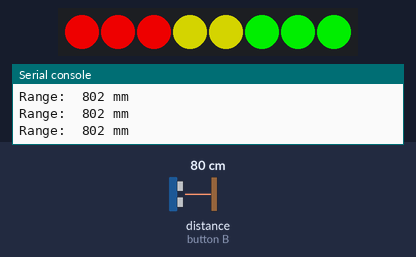
Bench run of a program on a simulated BBC micro:bit running MicroPython. On the bench: 8 RGB LEDs in strip order, left to right, the last lines printed to the serial console. The inputs (shaded band) are chosen by the test bench; at power-on: distance to the obstacle (sensor on button B) 80 cm. The echo pulse lasts 58.3 µs per cm.

Above: at 1.2 s.
1.3 s: distance to the obstacle (sensor on button B) set to 2 cm
At 2.0 s:
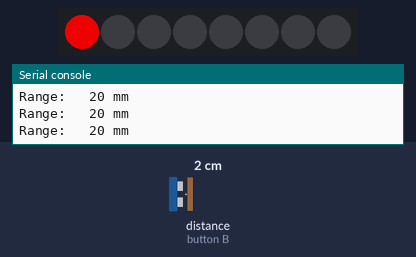
2.8 s: distance to the obstacle (sensor on button B) set to 35 cm
At 4.1 s:
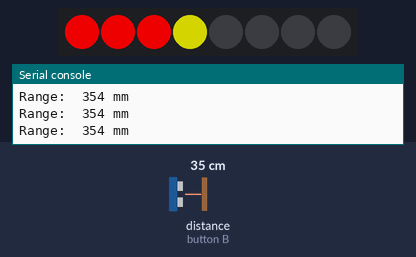
4.4 s: distance to the obstacle (sensor on button B) set to 60 cm
At 5.5 s:
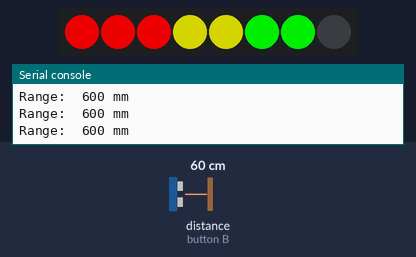
6.0 s: distance to the obstacle (sensor on button B) set to 4 cm
At 6.9 s:
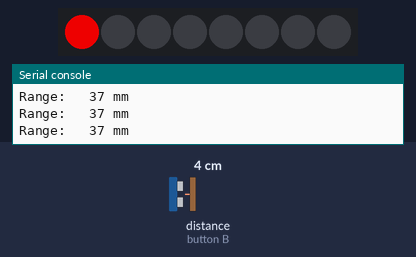
Timing chart, 0 to 8.6 s (numbered marks = the images above; inputs shaded):
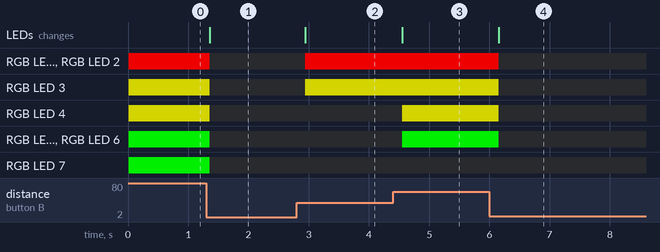

The program:

main.py
```python
from microbit import *
from utime import sleep_ms
from SONAR_sensor import *
from neopixel import NeoPixel


hc = SONAR_sensor()
np = NeoPixel(pin0, 8)


def clear_neopixel():
    for i in range (-1, 8):
        np[i] = (0, 0, 0)
        np.show()


while(True):
    r = hc.get_range()
    print("Range: " + str("%4u" %r) + " mm")

    if((r > 0) and (r < 100)):
        clear_neopixel()
        np[0] = (200, 0, 0)

    elif((r >= 100) and (r < 200)):
        clear_neopixel()
        np[0] = (200, 0, 0)
        np[1] = (200, 0, 0)

    elif((r >= 200) and (r < 300)):
        clear_neopixel()
        np[0] = (200, 0, 0)
        np[1] = (200, 0, 0)
        np[2] = (200, 0, 0)

    elif((r >= 300) and (r < 400)):
        clear_neopixel()
        np[0] = (200, 0, 0)
        np[1] = (200, 0, 0)
        np[2] = (200, 0, 0)
        np[3] = (128, 128, 0)

    elif((r >= 400) and (r < 500)):
        clear_neopixel()
        np[0] = (200, 0, 0)
        np[1] = (200, 0, 0)
        np[2] = (200, 0, 0)
        np[3] = (128, 128, 0)
        np[4] = (128, 128, 0)

    elif((r >= 500) and (r < 600)):
        clear_neopixel()
        np[0] = (200, 0, 0)
        np[1] = (200, 0, 0)
        np[2] = (200, 0, 0)
        np[3] = (128, 128, 0)
        np[4] = (128, 128, 0)
        np[5] = (0, 200, 0)

    elif((r >= 600) and (r < 700)):
        clear_neopixel()
        np[0] = (200, 0, 0)
        np[1] = (200, 0, 0)
        np[2] = (200, 0, 0)
        np[3] = (128, 128, 0)
        np[4] = (128, 128, 0)
        np[5] = (0, 200, 0)
        np[6] = (0, 200, 0)

    elif(r >= 800):
        clear_neopixel()
        np[0] = (200, 0, 0)
        np[1] = (200, 0, 0)
        np[2] = (200, 0, 0)
        np[3] = (128, 128, 0)
        np[4] = (128, 128, 0)
        np[5] = (0, 200, 0)
        np[6] = (0, 200, 0)
        np[7] = (0, 200, 0)

    else:
        clear_neopixel()

    np.show()
    sleep_ms(260)
```

SONAR_sensor.py
```python
from machine import *
from microbit import *
from micropython import const
from utime import sleep_us, ticks_us


TIMEOUT_US = const(38000)


class SONAR_sensor():

    def __init__(self, echo_pin = pin11, trigger_pin = pin12, trigger_time_us = 20, timeout = TIMEOUT_US, scaling_factor = 5.8):
       self.trigger_pin = trigger_pin
       self.echo_pin = echo_pin
       self.trigger_time = trigger_time_us
       self.timeout = timeout
       self.scaling_factor = scaling_factor
       display.off()
       self.trigger_pin.write_digital(0)


    def get_range(self):
        d = 0
        t1 = 0
        t2 = 0
        cnt = 0

        self.trigger_pin.write_digital(1)
        sleep_us(self.trigger_time)
        self.trigger_pin.write_digital(0)

        cnt = self.timeout
        while((cnt > 0) and (self.echo_pin.read_digital() == False)):
            cnt += 1
            sleep_us(1)

        t1 = ticks_us()

        cnt = self.timeout
        while((cnt > 0) and (self.echo_pin.read_digital() == True)):
            cnt += 1
            sleep_us(1)

        t2 = ticks_us()

        d = (t2 - t1)

        if(d < 0):
            d  = 0

        d = int(d / self.scaling_factor)

        return d
```

Measured:
- after the input at 1.3 s, RGB LED 1, RGB LED 2: RGB(200, 0, 0) → off after 0.05 s; RGB LED 3, RGB LED 4: RGB(128, 128, 0) → off after 0.05 s; RGB LED 5–7: RGB(0, 200, 0) → off after 0.05 s; the LEDs: change after 0.05 s (image 1)
- after the input at 2.8 s, RGB LED 1, RGB LED 2: off → RGB(200, 0, 0) after 0.15 s; RGB LED 3: off → RGB(128, 128, 0) after 0.15 s; the LEDs: change after 0.15 s (image 2)
- after the input at 4.4 s, RGB LED 4: off → RGB(128, 128, 0) after 0.15 s; RGB LED 5, RGB LED 6: off → RGB(0, 200, 0) after 0.15 s; the LEDs: change after 0.15 s (image 3)
- after the input at 6.0 s, RGB LED 1, RGB LED 2: RGB(200, 0, 0) → off after 0.16 s; RGB LED 3, RGB LED 4: RGB(128, 128, 0) → off after 0.16 s; RGB LED 5, RGB LED 6: RGB(0, 200, 0) → off after 0.16 s; the LEDs: change after 0.16 s (image 4)
